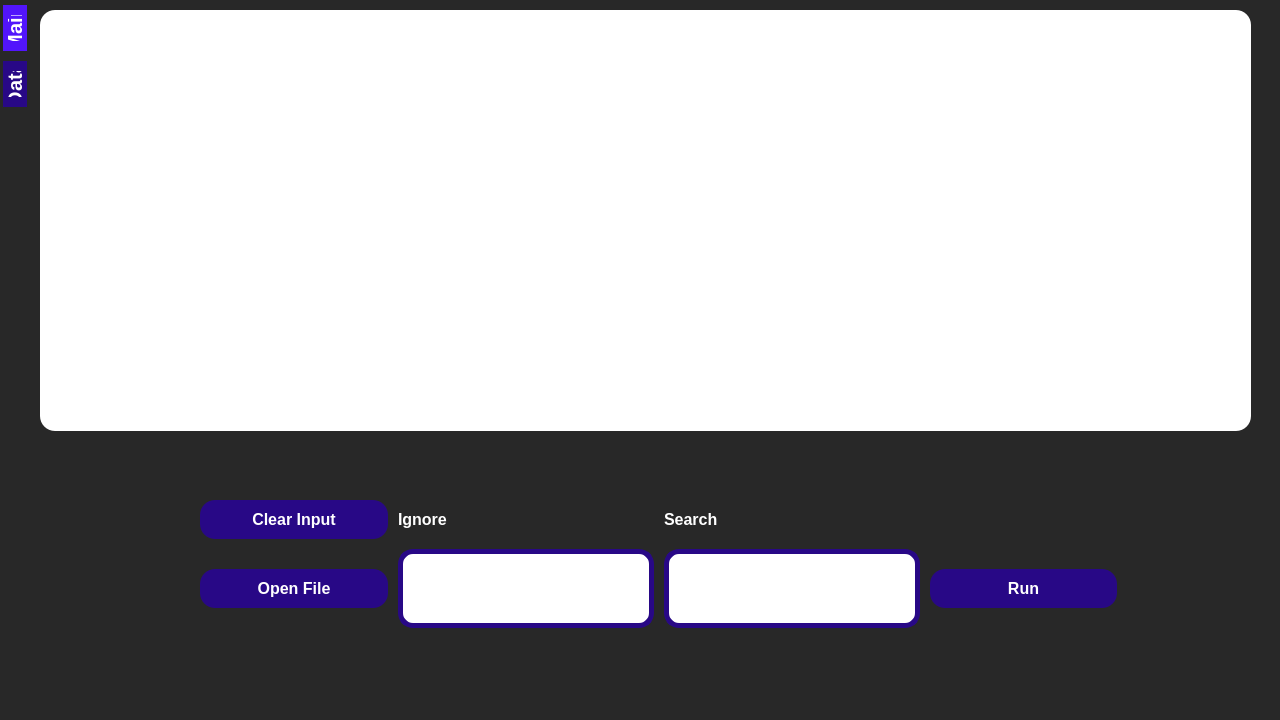
<?xml version="1.0" encoding="UTF-8"?>
<ui version="4.0">
 <class>MainWindow</class>
 <widget class="QMainWindow" name="MainWindow">
  <property name="geometry">
   <rect>
    <x>0</x>
    <y>0</y>
    <width>1280</width>
    <height>720</height>
   </rect>
  </property>
  <property name="sizePolicy">
   <sizepolicy hsizetype="Fixed" vsizetype="Fixed">
    <horstretch>0</horstretch>
    <verstretch>0</verstretch>
   </sizepolicy>
  </property>
  <property name="minimumSize">
   <size>
    <width>1280</width>
    <height>720</height>
   </size>
  </property>
  <property name="maximumSize">
   <size>
    <width>1280</width>
    <height>720</height>
   </size>
  </property>
  <property name="windowTitle">
   <string>TextAnalizator</string>
  </property>
  <property name="styleSheet">
   <string notr="true">background-color:#282828;</string>
  </property>
  <widget class="QWidget" name="centralwidget">
   <widget class="QTabWidget" name="tabWidget">
    <property name="geometry">
     <rect>
      <x>0</x>
      <y>0</y>
      <width>1281</width>
      <height>721</height>
     </rect>
    </property>
    <property name="styleSheet">
     <string notr="true">QTabWidget{
border: none;
}         
  QTabBar::tab {
font-size: 20px;
font-weight: bold;
border-radius:15px;
padding:10px 5px;
margin: 5px 3px;
background-color: #280886;
color:#FFFFFF;
            }
           QTabBar::tab:selected {
                background-color: #5215fc;
            }</string>
    </property>
    <property name="tabPosition">
     <enum>QTabWidget::West</enum>
    </property>
    <property name="currentIndex">
     <number>0</number>
    </property>
    <property name="documentMode">
     <bool>false</bool>
    </property>
    <widget class="QWidget" name="tabMain">
     <property name="styleSheet">
      <string notr="true">border:none;</string>
     </property>
     <attribute name="title">
      <string>Main</string>
     </attribute>
     <widget class="QTextBrowser" name="textBrowser">
      <property name="geometry">
       <rect>
        <x>10</x>
        <y>10</y>
        <width>1211</width>
        <height>421</height>
       </rect>
      </property>
      <property name="styleSheet">
       <string notr="true">QTextBrowser {
  background-color: #ffffff;
  color: #000000;
  font-family: Arial;
  font-size: 12pt;
 border-radius:15px;
}</string>
      </property>
     </widget>
     <widget class="QWidget" name="gridLayoutWidget">
      <property name="geometry">
       <rect>
        <x>150</x>
        <y>480</y>
        <width>957</width>
        <height>168</height>
       </rect>
      </property>
      <layout class="QGridLayout" name="gridLayout">
       <property name="leftMargin">
        <number>20</number>
       </property>
       <property name="topMargin">
        <number>20</number>
       </property>
       <property name="rightMargin">
        <number>20</number>
       </property>
       <property name="bottomMargin">
        <number>20</number>
       </property>
       <property name="spacing">
        <number>10</number>
       </property>
       <item row="2" column="0">
        <widget class="QPushButton" name="btnOpenFile">
         <property name="styleSheet">
          <string notr="true">QPushButton{
    display: inline-block;
    padding: 10px 20px;
    border-radius: 15px;
    background-color: rgb(40, 8, 134);
    color: white;
    text-align: center;
    text-decoration: none;
    font-weight: bold;
    font-size: 16px;
    cursor: pointer;
     box-shadow: 2px 2px 5px rgba(0, 0, 0, 0.3);
    transition: background-color 0.3s, box-shadow 0.3s; /* add transition for background and box shadow */
}
QPushButton:hover {
   background-color: rgb(82, 21, 252);
    box-shadow: 4px 4px 10px rgba(0, 0, 0, 0.5);
}</string>
         </property>
         <property name="text">
          <string>Open File</string>
         </property>
        </widget>
       </item>
       <item row="2" column="5">
        <widget class="QPushButton" name="btnRun">
         <property name="styleSheet">
          <string notr="true">QPushButton{
    display: inline-block;
    padding: 10px 20px;
    border-radius: 15px;
    background-color: rgb(40, 8, 134);
    color: white;
    text-align: center;
    text-decoration: none;
    font-weight: bold;
    font-size: 16px;
    cursor: pointer;
     box-shadow: 2px 2px 5px rgba(0, 0, 0, 0.3);
    transition: background-color 0.3s, box-shadow 0.3s; /* add transition for background and box shadow */
}
QPushButton:hover {
   background-color: rgb(82, 21, 252);
    box-shadow: 4px 4px 10px rgba(0, 0, 0, 0.5);
}</string>
         </property>
         <property name="text">
          <string>Run</string>
         </property>
        </widget>
       </item>
       <item row="0" column="1">
        <widget class="QLabel" name="label">
         <property name="styleSheet">
          <string notr="true">QLabel{
    display: inline-block;
    color: white;
    text-align: center;
    text-decoration: none;
    font-weight: bold;
    font-size: 16px;
    box-shadow: 2px 2px 5px rgba(0, 0, 0, 0.3);

}
</string>
         </property>
         <property name="text">
          <string>Ignore</string>
         </property>
        </widget>
       </item>
       <item row="2" column="4">
        <widget class="QTextEdit" name="textFieldSearch">
         <property name="sizePolicy">
          <sizepolicy hsizetype="Fixed" vsizetype="Preferred">
           <horstretch>0</horstretch>
           <verstretch>0</verstretch>
          </sizepolicy>
         </property>
         <property name="styleSheet">
          <string notr="true">QTextEdit{
font-size: 16px;
font-weight: bold;
background-color: #ffffff;
color:#282828;
border-radius: 15px;
border: 5px solid #280886

}

QTextEdit:hover{
border: 5px solid #5215fc;
}</string>
         </property>
        </widget>
       </item>
       <item row="0" column="4">
        <widget class="QLabel" name="label_2">
         <property name="styleSheet">
          <string notr="true">QLabel{
    display: inline-block;
    color: white;
    text-align: center;
    text-decoration: none;
    font-weight: bold;
    font-size: 16px;
    box-shadow: 2px 2px 5px rgba(0, 0, 0, 0.3);

}
</string>
         </property>
         <property name="text">
          <string>Search</string>
         </property>
        </widget>
       </item>
       <item row="2" column="1">
        <widget class="QTextEdit" name="textFieldIgnore">
         <property name="sizePolicy">
          <sizepolicy hsizetype="Fixed" vsizetype="Preferred">
           <horstretch>0</horstretch>
           <verstretch>0</verstretch>
          </sizepolicy>
         </property>
         <property name="styleSheet">
          <string notr="true">QTextEdit{
font-size: 16px;
font-weight: bold;
background-color: #ffffff;
color:#282828;
border-radius: 15px;
border: 5px solid #280886

}

QTextEdit:hover{
border: 5px solid #5215fc;
}</string>
         </property>
        </widget>
       </item>
       <item row="0" column="0">
        <widget class="QPushButton" name="btnClear">
         <property name="styleSheet">
          <string notr="true">QPushButton{
    display: inline-block;
    padding: 10px 20px;
    border-radius: 15px;
    background-color: rgb(40, 8, 134);
    color: white;
    text-align: center;
    text-decoration: none;
    font-weight: bold;
    font-size: 16px;
    cursor: pointer;
     box-shadow: 2px 2px 5px rgba(0, 0, 0, 0.3);
    transition: background-color 0.3s, box-shadow 0.3s; /* add transition for background and box shadow */
}
QPushButton:hover {
   background-color: rgb(82, 21, 252);
    box-shadow: 4px 4px 10px rgba(0, 0, 0, 0.5);
}</string>
         </property>
         <property name="text">
          <string>Clear Input</string>
         </property>
        </widget>
       </item>
      </layout>
     </widget>
    </widget>
    <widget class="QWidget" name="tabData">
     <attribute name="title">
      <string>Data</string>
     </attribute>
     <widget class="QTableView" name="tableView">
      <property name="geometry">
       <rect>
        <x>10</x>
        <y>10</y>
        <width>1211</width>
        <height>471</height>
       </rect>
      </property>
      <property name="styleSheet">
       <string notr="true">QTableView {
  background-color: #ffffff;
  color: #000000;
  font-family: Arial;
  font-size: 12pt;
border-radius:15px;
}

QTableView::item {
  border: 1px solid #dddddd;
  padding: 5px;
}

QTableView::item:selected {
  background-color: #dddddd;
}</string>
      </property>
      <property name="sortingEnabled">
       <bool>true</bool>
      </property>
     </widget>
     <widget class="QWidget" name="horizontalLayoutWidget">
      <property name="geometry">
       <rect>
        <x>330</x>
        <y>570</y>
        <width>541</width>
        <height>80</height>
       </rect>
      </property>
      <layout class="QHBoxLayout" name="horizontalLayout">
       <item>
        <widget class="QPushButton" name="btnGenRep">
         <property name="styleSheet">
          <string notr="true">QPushButton{
    display: inline-block;
    padding: 10px 20px;
    border-radius: 15px;
    background-color: rgb(40, 8, 134);
    color: white;
    text-align: center;
    text-decoration: none;
    font-weight: bold;
    font-size: 16px;
    cursor: pointer;
     box-shadow: 2px 2px 5px rgba(0, 0, 0, 0.3);
    transition: background-color 0.3s, box-shadow 0.3s; /* add transition for background and box shadow */
}
QPushButton:hover {
   background-color: rgb(82, 21, 252);
    box-shadow: 4px 4px 10px rgba(0, 0, 0, 0.5);
}</string>
         </property>
         <property name="text">
          <string>Generate report</string>
         </property>
        </widget>
       </item>
       <item>
        <widget class="QPushButton" name="btnDelRow">
         <property name="styleSheet">
          <string notr="true">QPushButton{
    display: inline-block;
    padding: 10px 20px;
    border-radius: 15px;
    background-color: rgb(40, 8, 134);
    color: white;
    text-align: center;
    text-decoration: none;
    font-weight: bold;
    font-size: 16px;
    cursor: pointer;
     box-shadow: 2px 2px 5px rgba(0, 0, 0, 0.3);
    transition: background-color 0.3s, box-shadow 0.3s; /* add transition for background and box shadow */
}
QPushButton:hover {
   background-color: rgb(82, 21, 252);
    box-shadow: 4px 4px 10px rgba(0, 0, 0, 0.5);
}</string>
         </property>
         <property name="text">
          <string>Delete row</string>
         </property>
        </widget>
       </item>
      </layout>
     </widget>
    </widget>
   </widget>
  </widget>
 </widget>
 <resources/>
 <connections/>
</ui>
